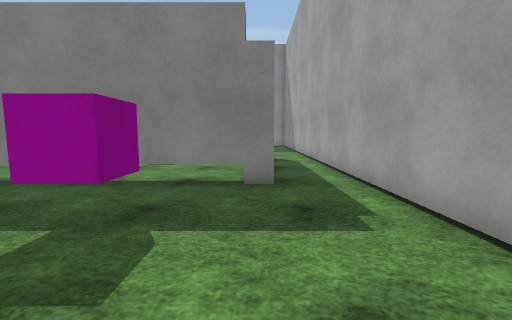
View 1 (above)

24 first-person views from a walk through a 3-D level made in the Unity game engine. The camera is 1.2 m above the floor, tilts 6° down and sees 90° across. The floor is counted in squares, 1 m on a side. Each view is taken from the middle of a square. On the plan, view 1 faces up. The plan holds only what a view shows up to about 12 squares ahead; the rest is blank. The place goes on beyond the plan. The player character is not drawn. Surface patterns are stand-ins for the level's own textures.

View 2
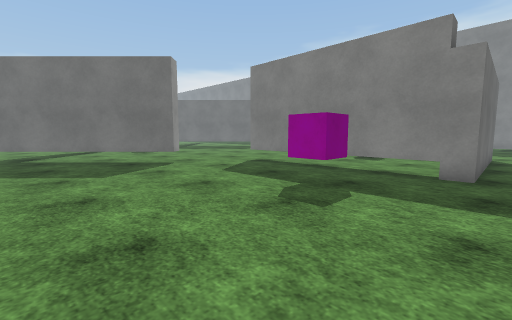

View 3
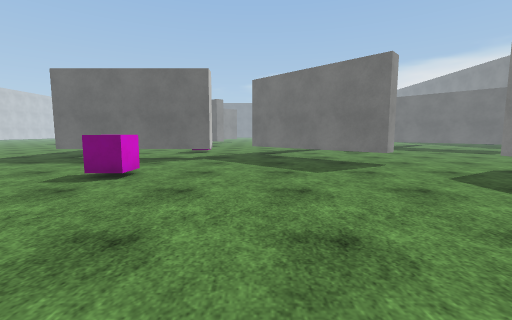

View 4
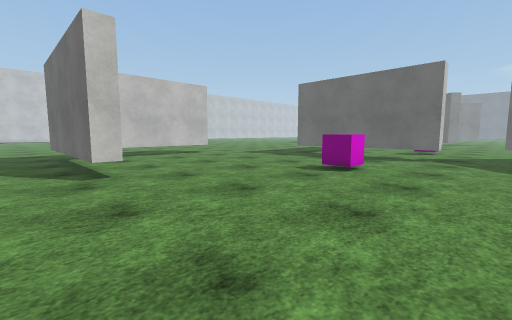

View 5
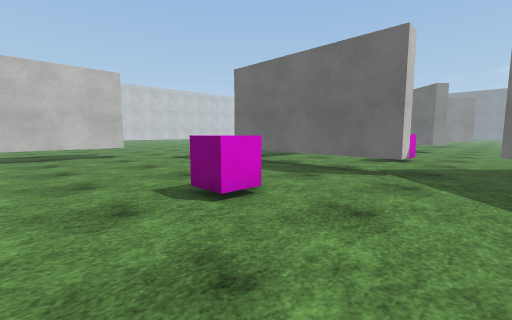

View 6
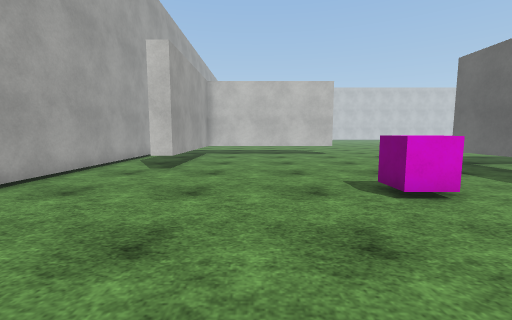

View 7
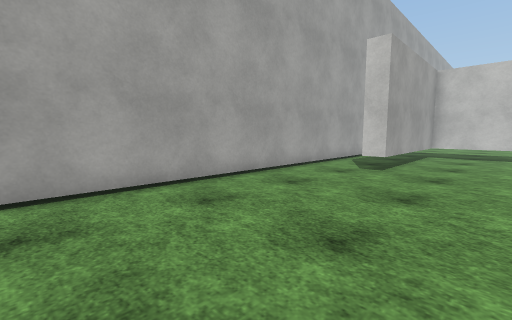

View 8
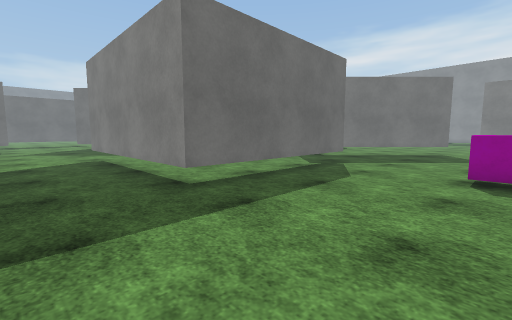

View 9
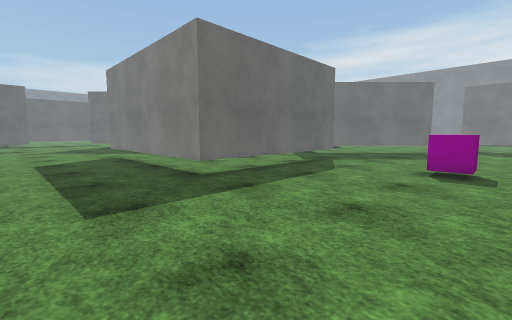

View 10
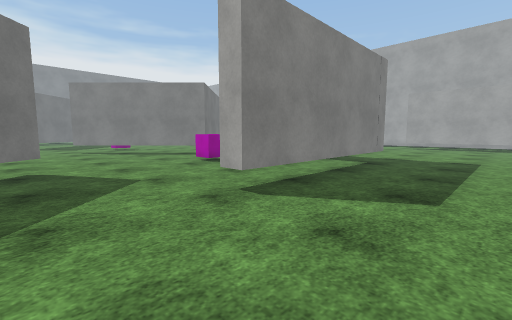

View 11
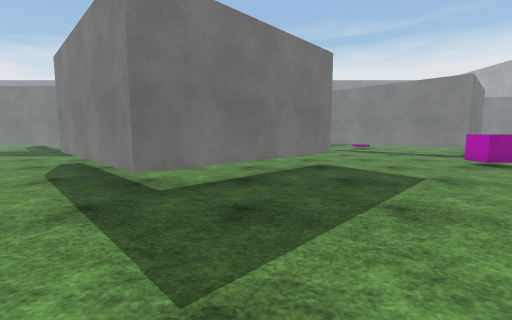

View 12
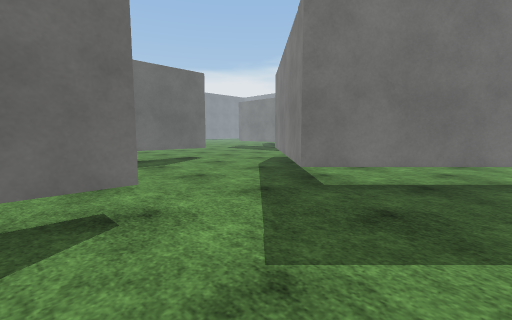

View 13
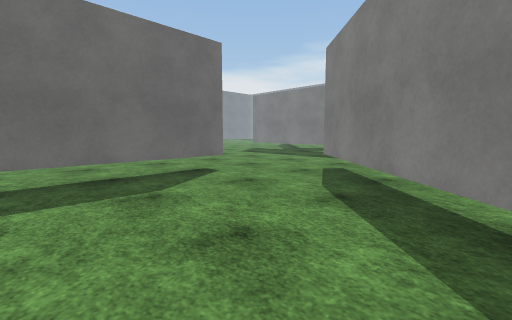

View 14
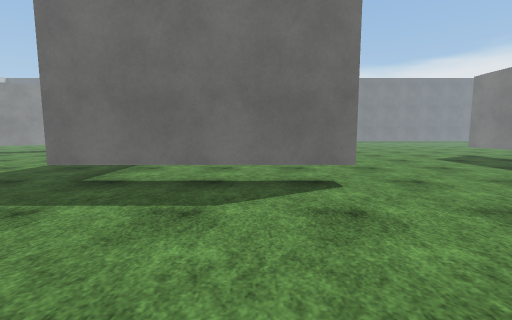

View 15
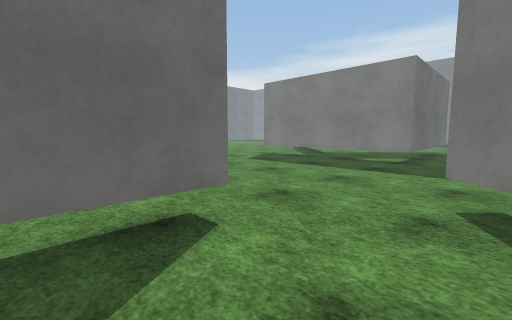

View 16
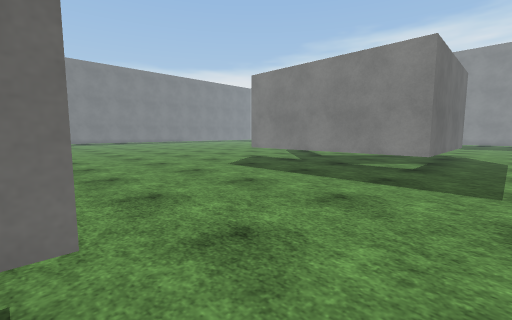

View 17
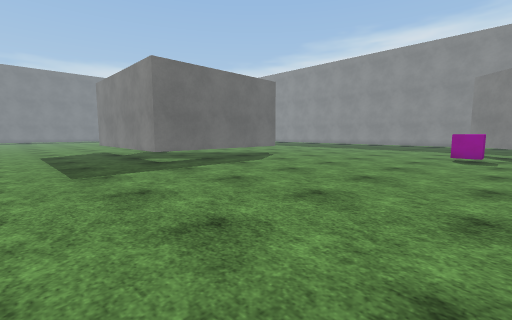

View 18
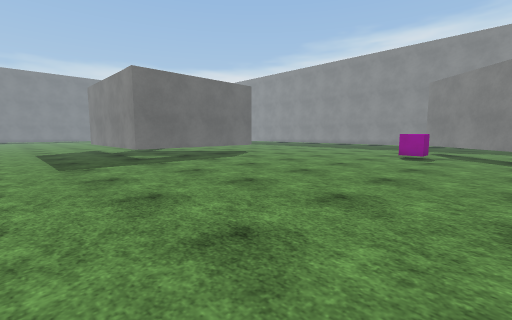

View 19
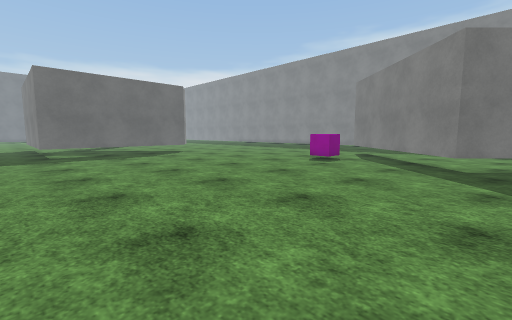

View 20
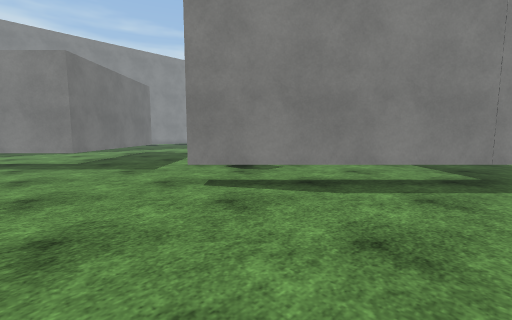

View 21
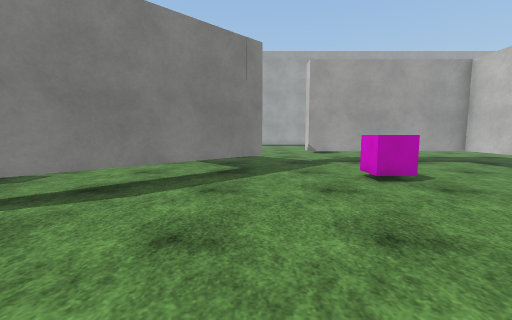

View 22
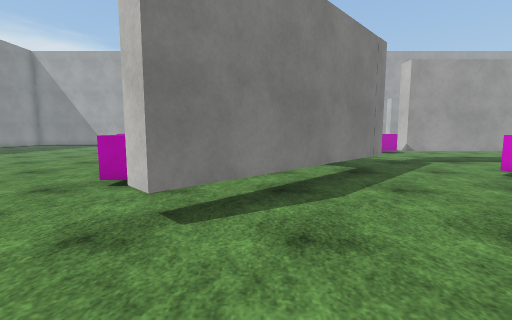

View 23
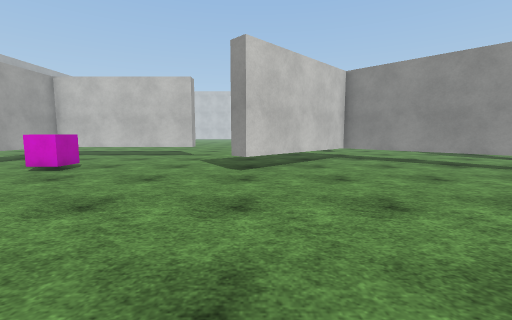

View 24
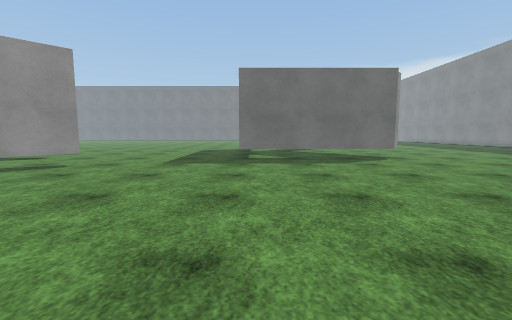

### Floor plan
Key: @ floor where view 1 was taken; # wall or solid block; . floor; T thing the floor can be seen under or through; C pink cube.
Columns run from 43 left of view 1 to 3 right of it. Each row starts with its distance up from view 1.
 10          ..... ...C...###..  .....     ....#..#
  9          ..........................    ....#..#
  8          #..........................   ....T..#
  7          #....................  ....       T..#
  6         .#...................   ....#TT TTTT..#
  5        ..#.................C.   ..............#
  4       ...T....................  ..............#
  3       ...T...............T..... ..T......C....#
  2          T...............TT......TT...........
  1    ###TTTT................TT....TT...........
  0   .........................TT..TT..........@.
 -1  ...........................TTTT..............#
 -2 .............................TT...............#
 -3 ..............................................#
 -4 ..............................................#
 -5 ............T........T......C...T.............#
 -6 ............TT......TT......C...T....C........#
 -7    ..........TT....TT...........T.............#
 -8      ....T....TT..TT............T.............#
 -9      ....T.....TTTT.............T.............#
-10      ....T......TT..............T..........#..#
-11      ....T...............TTTTTTTT..........#..#
-12      ....T.................................#..#
-13      ....T.................................#..#
-14          T..  ..#... ......................#..
-15          #.   ..#..........................#..

Positions as (right, up) in squares from view 1, and headings:
1: (0, 0), facing up
2: (1, -2), facing up-left
3: (1, -2), facing left
4: (2, -2), facing down-left
5: (-3, -2), facing down-left
6: (-3, -1), facing down
7: (-3, -1), facing down-right
8: (-6, -14), facing up-left
9: (-5, -15), facing up-left
10: (-22, -15), facing up-right
11: (-24, -15), facing up
12: (-23, -15), facing up-left
13: (-27, -13), facing up-left
14: (-28, -10), facing left
15: (-31, -10), facing up-left
16: (-32, -8), facing up-left
17: (-24, -3), facing up-left
18: (-22, -3), facing up-left
19: (-19, 0), facing up-left
20: (-22, -2), facing up-right
21: (-22, -2), facing right
22: (-22, 2), facing right
23: (-22, 3), facing down
24: (-22, 2), facing left
